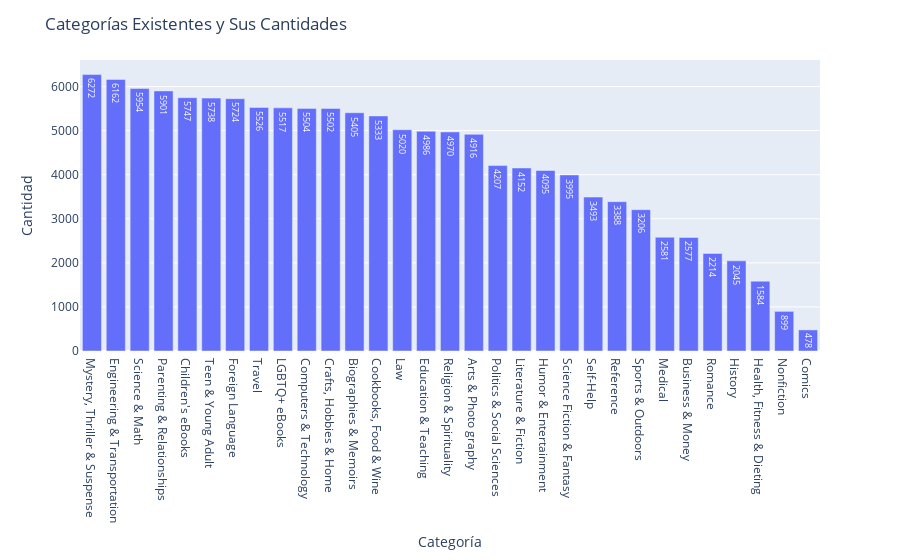

Source (notebook cell):
### Markdown cell above
Se muestran las categorías existentes

### Code cell
# Contar la cantidad de veces que aparece cada categoría
categoria_counts = df['Nombre de la Categoria'].value_counts().reset_index()
categoria_counts.columns = ['Categoría', 'Cantidad']

# Crear el gráfico de barras
fig = px.bar(categoria_counts, x='Categoría', y='Cantidad', text='Cantidad')

fig.update_layout(title='Categorías Existentes y Sus Cantidades',
                  xaxis_title='Categoría', yaxis_title='Cantidad',
                  showlegend=False)

fig.show()

### Figure 1 — Plotly figure (JSON) as saved in the notebook; plotly's stock layout.template omitted (floating-point values rounded to 4 significant figures)
{"data": [{"alignmentgroup": "True", "hovertemplate": "Categoría=%{x}<br>Cantidad=%{text}<extra></extra>", "legendgroup": "", "marker": {"color": "#636efa", "pattern": {"shape": ""}}, "name": "", "offsetgroup": "", "orientation": "v", "showlegend": false, "text": [6272, 6162, 5954, 5901, 5747, 5738, 5724, 5526, 5517, 5504, 5502, 5405, 5333, 5020, 4986, 4970, 4916, 4207, 4152, 4095, 3995, 3493, 3388, 3206, 2581, 2577, 2214, 2045, 1584, 899, 478], "textposition": "auto", "type": "bar", "x": ["Mystery, Thriller & Suspense", "Engineering & Transportation", "Science & Math", "Parenting & Relationships", "Children's eBooks", "Teen & Young Adult", "Foreign Language", "Travel", "LGBTQ+ eBooks", "Computers & Technology", "Crafts, Hobbies & Home", "Biographies & Memoirs", "Cookbooks, Food & Wine", "Law", "Education & Teaching", "Religion & Spirituality", "Arts & Photo graphy", "Politics & Social Sciences", "Literature & Fiction", "Humor & Entertainment", "Science Fiction & Fantasy", "Self-Help", "Reference", "Sports & Outdoors", "Medical", "Business & Money", "Romance", "History", "Health, Fitness & Dieting", "Nonfiction", "Comics"], "xaxis": "x", "y": [6272, 6162, 5954, 5901, 5747, 5738, 5724, 5526, 5517, 5504, 5502, 5405, 5333, 5020, 4986, 4970, 4916, 4207, 4152, 4095, 3995, 3493, 3388, 3206, 2581, 2577, 2214, 2045, 1584, 899, 478], "yaxis": "y"}], "layout": {"barmode": "relative", "legend": {"tracegroupgap": 0}, "margin": {"t": 60}, "showlegend": false, "title": {"text": "Categorías Existentes y Sus Cantidades"}, "xaxis": {"anchor": "y", "domain": [0, 1], "title": {"text": "Categoría"}}, "yaxis": {"anchor": "x", "domain": [0, 1], "title": {"text": "Cantidad"}}}}
